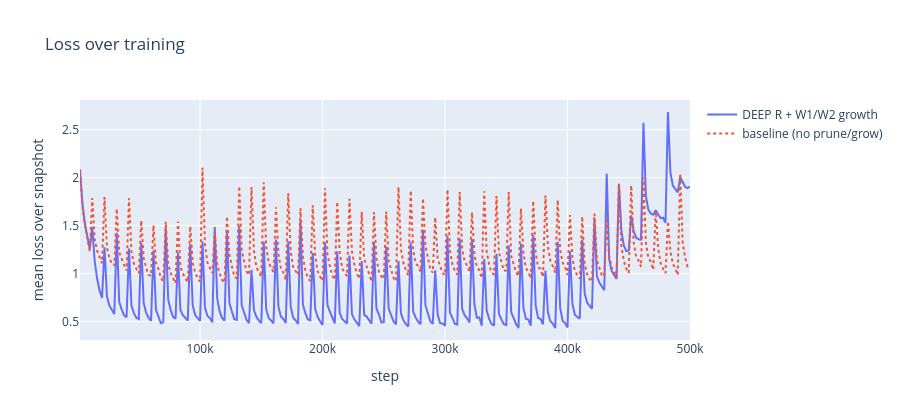
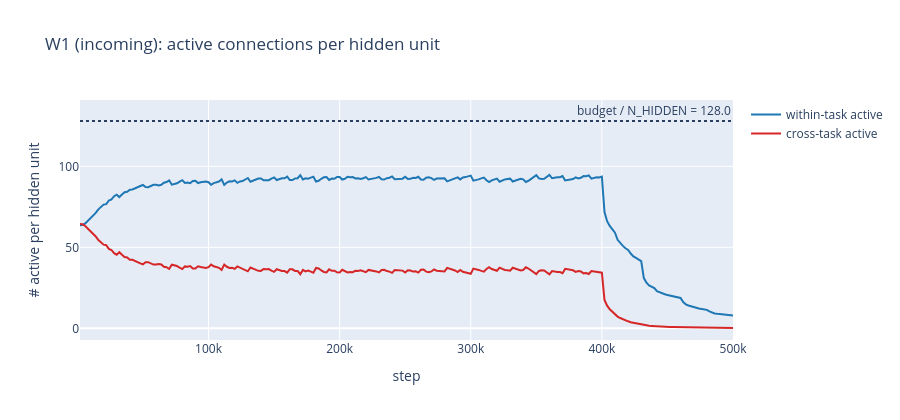
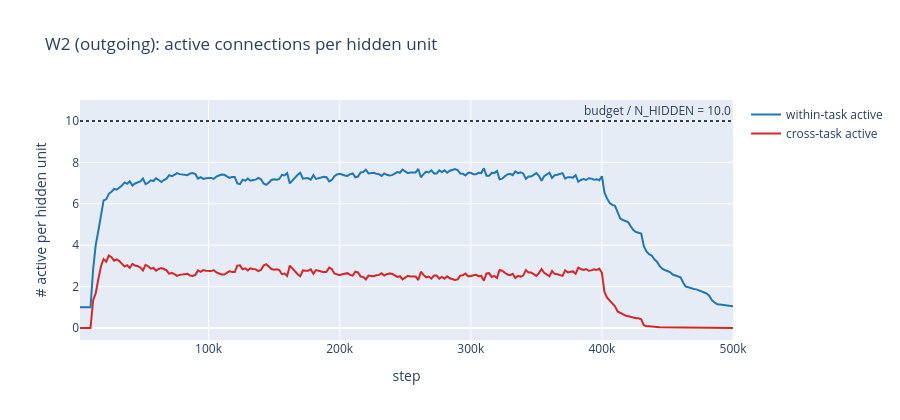
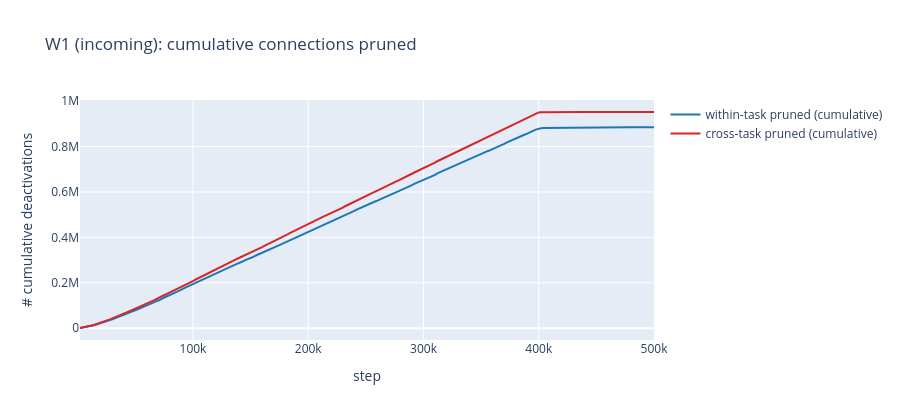

The cell these charts' notebook holds for them, in order:
### Code cell
plot_loss(deep_r_snaps, baseline_snaps)
plot_w1_active_per_unit(w1_metrics, DEEP_R_CONFIG['input_budget'])
plot_w2_active_per_unit(w2_metrics, DEEP_R_CONFIG['output_budget'])
plot_w1_cumulative_pruned(w1_metrics)
plot_w2_cumulative_pruned(w2_metrics);

### Figure 1 — Plotly figure (JSON) as saved in the notebook; plotly's stock layout.template omitted (floating-point values rounded to 4 significant figures; data arrays with more than 128 entries replaced by an {"elided": "..."} marker saying what was removed)
{"data": [{"mode": "lines", "name": "DEEP R + W1/W2 growth", "type": "scatter", "x": {"elided": "250 int values"}, "y": {"elided": "250 float values"}}, {"line": {"dash": "dot"}, "mode": "lines", "name": "baseline (no prune/grow)", "type": "scatter", "x": {"elided": "250 int values"}, "y": {"elided": "250 float values"}}], "layout": {"height": 420, "title": {"text": "Loss over training"}, "width": 900, "xaxis": {"title": {"text": "step"}}, "yaxis": {"title": {"text": "mean loss over snapshot"}}}}

### Figure 2 — Plotly figure (JSON) as saved in the notebook; plotly's stock layout.template omitted (floating-point values rounded to 4 significant figures; data arrays with more than 128 entries replaced by an {"elided": "..."} marker saying what was removed)
{"data": [{"line": {"color": "#1f77b4"}, "mode": "lines", "name": "within-task active", "type": "scatter", "x": {"elided": "250 int values"}, "y": {"elided": "250 float values"}}, {"line": {"color": "#d62728"}, "mode": "lines", "name": "cross-task active", "type": "scatter", "x": {"elided": "250 int values"}, "y": {"elided": "250 float values"}}], "layout": {"annotations": [{"showarrow": false, "text": "budget / N_HIDDEN = 128.0", "x": 1, "xanchor": "right", "xref": "x domain", "y": 128, "yanchor": "bottom", "yref": "y"}], "height": 420, "shapes": [{"line": {"dash": "dot"}, "type": "line", "x0": 0, "x1": 1, "xref": "x domain", "y0": 128, "y1": 128, "yref": "y"}], "title": {"text": "W1 (incoming): active connections per hidden unit"}, "width": 900, "xaxis": {"title": {"text": "step"}}, "yaxis": {"title": {"text": "# active per hidden unit"}}}}

### Figure 3 — Plotly figure (JSON) as saved in the notebook; plotly's stock layout.template omitted (floating-point values rounded to 4 significant figures; data arrays with more than 128 entries replaced by an {"elided": "..."} marker saying what was removed)
{"data": [{"line": {"color": "#1f77b4"}, "mode": "lines", "name": "within-task active", "type": "scatter", "x": {"elided": "250 int values"}, "y": {"elided": "250 float values"}}, {"line": {"color": "#d62728"}, "mode": "lines", "name": "cross-task active", "type": "scatter", "x": {"elided": "250 int values"}, "y": {"elided": "250 float values"}}], "layout": {"annotations": [{"showarrow": false, "text": "budget / N_HIDDEN = 10.0", "x": 1, "xanchor": "right", "xref": "x domain", "y": 10, "yanchor": "bottom", "yref": "y"}], "height": 420, "shapes": [{"line": {"dash": "dot"}, "type": "line", "x0": 0, "x1": 1, "xref": "x domain", "y0": 10, "y1": 10, "yref": "y"}], "title": {"text": "W2 (outgoing): active connections per hidden unit"}, "width": 900, "xaxis": {"title": {"text": "step"}}, "yaxis": {"title": {"text": "# active per hidden unit"}}}}

### Figure 4 — Plotly figure (JSON) as saved in the notebook; plotly's stock layout.template omitted (floating-point values rounded to 4 significant figures; data arrays with more than 128 entries replaced by an {"elided": "..."} marker saying what was removed)
{"data": [{"line": {"color": "#1f77b4"}, "mode": "lines", "name": "within-task pruned (cumulative)", "type": "scatter", "x": {"elided": "250 int values"}, "y": {"elided": "250 int values"}}, {"line": {"color": "#d62728"}, "mode": "lines", "name": "cross-task pruned (cumulative)", "type": "scatter", "x": {"elided": "250 int values"}, "y": {"elided": "250 int values"}}], "layout": {"height": 420, "title": {"text": "W1 (incoming): cumulative connections pruned"}, "width": 900, "xaxis": {"title": {"text": "step"}}, "yaxis": {"title": {"text": "# cumulative deactivations"}}}}
